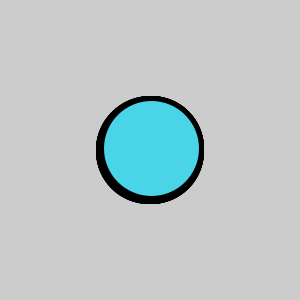
Frame 1 (no input)
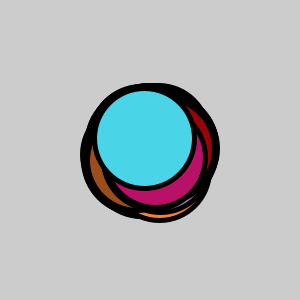
Frame 60 (the mouse pressed at the canvas centre just before this capture)
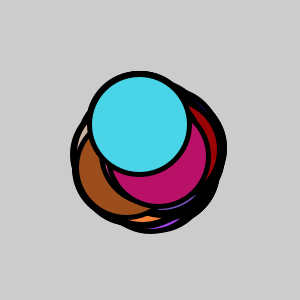
Frame 120 (the mouse held since frame 60 and released just before this capture)

The Processing sketch that drew these frames (run headless with seeded random() and noise(); from frame 60 on, the mouse is pressed at the canvas centre):

// Processing sketch: colorChange
// ── colorChange.pde
Mover[] myMover;
int n = 50;
void setup() {
  myMover = new Mover[n];
  size(300, 300);
  for (int i = 0; i<n; i++) {
    
    myMover[i] = new Mover();
  }
}
void draw() {
  
  for (int i = 0; i<n; i++) {
    myMover[i].act();
    myMover[i].show();
  }
}

// ── color.pde
class Mover {
  //instance
  float x, y;
  float r=random(0,255);
  float g=random(0,255);
  float b=random(0,255);
  Mover() {
    x=width/2;
    y=height/2;
  }
  void show() {
    stroke(0);
    strokeWeight(5);
     fill(r,g,b);
    circle(x, y, 100);
  }
  void act() {
     
    x= x+ random(-2,2);
    y = y+random(-2,2);
  }
}
